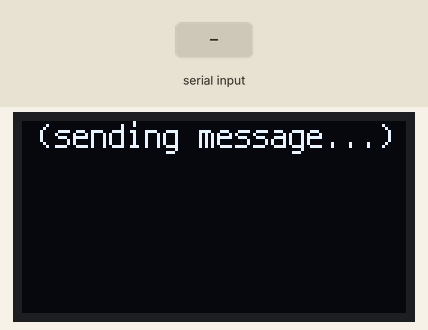
Simulated run of this program. Board: CircuitPython board. Parts: 128×64 one-colour display. The inputs (shaded band) are chosen by the test bench. The modem accepts every AT command (registered, SIM ready, sends succeed) and sends nothing else; what the program prints to the serial console is not drawn.

Above: at 1.2 s.
1.3 s: "0,1\n" received over the second serial link
3.7 s: "0,5\n" received over the second serial link
At 6.5 s:
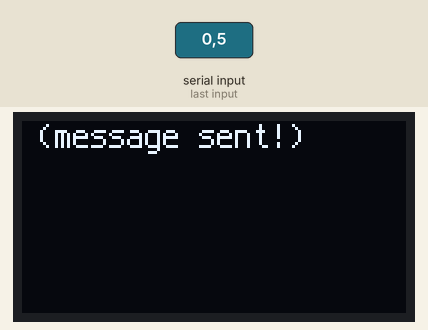
6.7 s: "ERROR\n" received over the second serial link
9.7 s: "ERROR\n" received over the second serial link
At 10.3 s:
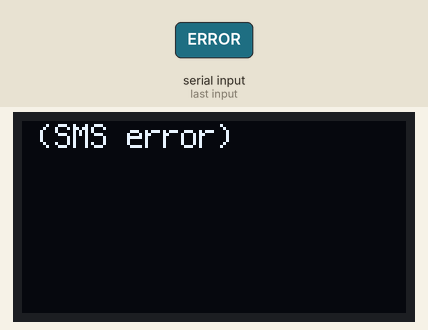
Timing chart, 0 to 12.7 s (numbered marks = the images above; inputs shaded):
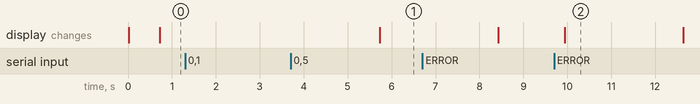

The program:

simple_text.py
```python
import time
import board
import busio
import digitalio
import supervisor
import terminalio
import displayio
import adafruit_displayio_ssd1306
from adafruit_display_text import label

address_book = [["Don",16512524765],["Emilie",16463278220],["David",15304929688],["Liz",16174299144],["me",17819189114]]

try:
    from i2cdisplaybus import I2CDisplayBus
except ImportError:
    from displayio import I2CDisplay as I2CDisplayBus

displayio.release_displays()
i2c = busio.I2C(scl=board.P0_11, sda=board.P1_04)
display_bus = I2CDisplayBus(i2c, device_address=0x3C)
display = adafruit_displayio_ssd1306.SSD1306(display_bus, width=128, height=64)

splash = displayio.Group()
display.root_group = splash

text="startup..."

ta = label.Label(terminalio.FONT, text=text, color=0xFFFF00, x=5, y=5)
splash.append(ta)

from adafruit_ticks import ticks_ms, ticks_add, ticks_diff, ticks_less

uart = busio.UART(board.P0_22, board.P0_20, baudrate=115200,timeout=10)

def network_status():
    uart.write(bytes('AT+CSQ\r',"ascii"))
    time.sleep(.2)
    data=uart.read(uart.in_waiting).decode()
    print(data)

def get_messages():
    ta.text='(checking messages...)'
    print("checking messages")
    uart.write(bytes('AT+CMGF=1\r',"ascii"))
    time.sleep(.2)
    data=uart.read(uart.in_waiting)
    print(data)
    uart.write(bytes('AT+CMGL=\"ALL\"\r',"ascii"))
    time.sleep(.2)
    data=uart.read(uart.in_waiting).decode()
    print(data)

def check_sim():
    uart.write(bytes('AT+CPIN?\r',"ascii"))
    time.sleep(.5)
    data=uart.read(uart.in_waiting)
    print("SIM insert:", data)
    #return b'0,1' in data or b'0,5' in data

def check_network_registration():
    uart.write(bytes('AT+CREG?\r',"ascii"))
    time.sleep(.5)
    data=uart.read(uart.in_waiting)
    print("Network registration:", data)
    return b'0,1' in data or b'0,5' in data

def send_message(recipient,message):
    ta.text='(sending message...)'
    print("sending message")

    # Check network registration first
    if not check_network_registration():
        print("Not registered on network, waiting...")
        ta.text='(waiting for network...)'
        time.sleep(5)
        if not check_network_registration():
            print("Network registration failed")
            ta.text='(network error)'
            return False

    uart.write(bytes('AT+CFUN=1\r',"ascii"))
    time.sleep(.5)
    data=uart.read(uart.in_waiting)
    print(data)

    uart.write(bytes('AT+CMGF=1\r',"ascii"))
    time.sleep(.5)
    data=uart.read(uart.in_waiting)
    print(data)
    if b'ERROR' in data:
        print("SMS mode setting failed")
        ta.text='(SMS error)'
        return False

    uart.write(bytes('AT+CMGS=\"+'+str(recipient)+'\"\r',"ascii"))
    time.sleep(.5)
    data=uart.read(uart.in_waiting)
    print(data)
    if b'ERROR' in data:
        print("SMS send command failed")
        ta.text='(send error)'
        return False

    uart.write(bytes(message+'\x1a',"ascii"))
    time.sleep(3)
    data=uart.read(uart.in_waiting)
    send_result=data.decode().split('\r\n')
    print("send_result=",send_result)

    if 'OK' in str(data):
        ta.text='(message sent!)'
        return True
    else:
        ta.text='(send failed)'
        return False


while True:

    check_sim()

    network_status()
    #get_messages()


    recipient=address_book[0]
    send_message(recipient[1],"hello")
    time.sleep(2)
```

Measured:
- after the input at 1.3 s, every drawn part: stays the same
- after the input at 9.7 s, the display: changes after 0.24 s (image 2)
